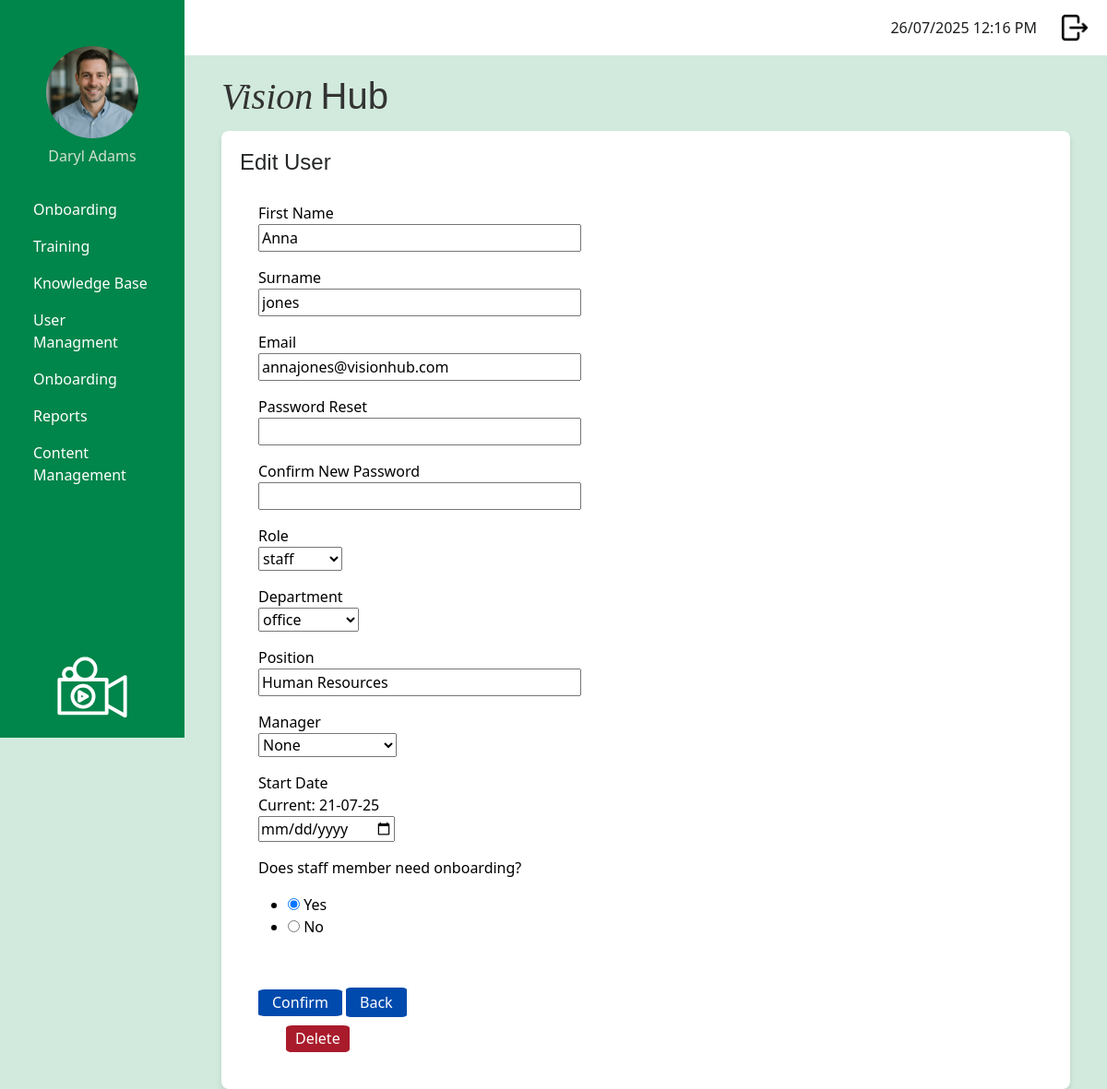
Page /admin/edit_user/5 (signed in) on the earlier database version.
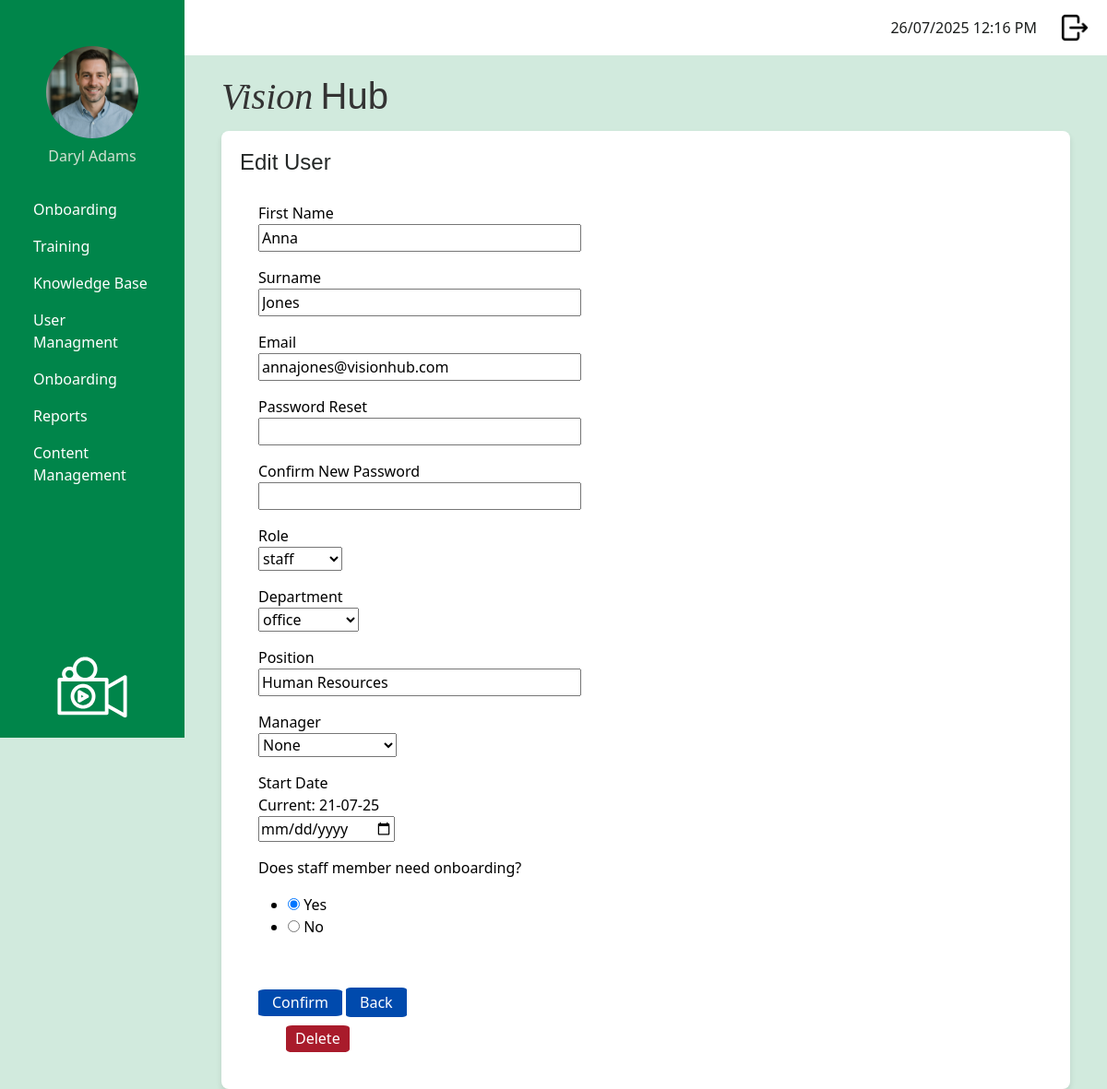
Same page on the later database version.
### app/models.py (models this page shows, shortened)
class User(UserMixin, db.Model):
    __tablename__ = 'user'
    id: so.Mapped[int] = so.mapped_column(primary_key=True)
    username: so.Mapped[str] = so.mapped_column(sa.String(120), index=True, unique=True)
    first_name: so.Mapped[str] = so.mapped_column(sa.String(50), index=True)
    surname: so.Mapped[str] = so.mapped_column(sa.String(50), index=True)
    job_title: so.Mapped[str] = so.mapped_column(sa.String(50), index=True)
    password_hash: so.Mapped[str] = so.mapped_column(sa.String(256))
    is_onboarding: so.Mapped[bool] = so.mapped_column(default=False) # Default: Not onboarding
    dateStarted: so.Mapped[datetime] = so.mapped_column(index=True, default=lambda: datetime.now(timezone.utc))
    google_email: so.Mapped[Optional[str]] = so.mapped_column(sa.String(120), unique=True, nullable=True)
    profile_photo: so.Mapped[Optional[str]] = so.mapped_column(sa.String(120), nullable=True, default='profileDefault.png')
    manager_id: so.Mapped[Optional[int]] = so.mapped_column(sa.ForeignKey('user.id'), nullable=True)
    manager: so.Mapped[Optional['User']] = so.relationship('User', remote_side=[id], back_populates='manages')
    manages: so.Mapped[List['User']] = so.relationship('User', back_populates='manager')
    role_id: so.Mapped[int] = so.mapped_column(sa.ForeignKey('role.id'))
    role: so.Mapped['Role'] = so.relationship('Role', back_populates='users')
    department_id: so.Mapped[int] = so.mapped_column(sa.ForeignKey('department.id'))
    department: so.Mapped['Department'] = so.relationship('Department', back_populates='users')
    module_progress: so.Mapped[List['UserModuleProgress']] = so.relationship('UserModuleProgress', back_populates='user')
    onboarding_path_id: so.Mapped[int] = so.mapped_column(sa.ForeignKey('onboarding_path.id'), nullable=True)
    onboarding_path: so.Mapped['OnboardingPath'] = so.relationship('OnboardingPath')

class Role(db.Model):
    __tablename__ = 'role'
    id: so.Mapped[int] = so.mapped_column(primary_key=True)
    role_name: so.Mapped[str] = so.mapped_column(sa.String(20), index=True, unique=True)
    users: so.Mapped[list['User']] = so.relationship('User', back_populates='role')

### app/admin/routes.py (the view, shortened to what this page needs)
@app.route('/admin/edit_user/<int:user_id>', methods=['GET', 'POST'])
@login_required
def edit_user(user_id):
    if current_user.role.role_name != "admin":
        return redirect(url_for('logout'))
    user = User.query.get_or_404(user_id)
    form = EditUserForm(obj=user)
    form.user_id = user.id
    form.role.choices       = [(role.id, role.role_name) for role in Role.query.all()]
    form.department.choices = [(dept.id, dept.department_name) for dept in Department.query.all()]
    manager_role = Role.query.filter_by(role_name='manager').first()
    manager_choices = [(0, 'None')]
    if manager_role:
        manager_choices += [
            (u.id, f"{u.first_name.title()} {u.surname.title()}")
            for u in User.query.filter_by(role_id=manager_role.id)
        ]
    form.manager.choices = manager_choices
    if request.method == 'GET':
        form.role.data       = user.role_id
        form.department.data = user.department_id
        form.manager.data    = user.manager_id or 0 # Use 0 if manager_id is None
        form.is_onboarding.data = 'yes' if user.is_onboarding else 'no'
    return render_template('admin/editUser.html', title='Edit User', form=form, user=user)

### app/admin/forms.py
class EditUserForm(FlaskForm):
    first_name = StringField('First Name', validators=[DataRequired()])
    surname = StringField('Surname', validators=[DataRequired()])
    username = StringField('Email', validators=[DataRequired(), validate_email, validate_username])
    password = PasswordField('Password Reset', validators=[Optional()])
    password2 = PasswordField('Confirm New Password', validators=[Optional(), EqualTo('password')])
    role = SelectField('Role', coerce=int, validators=[DataRequired()])
    is_onboarding = RadioField('Does staff member need onboarding?', choices=[('yes', 'Yes'), ('no', 'No')],validators=[DataRequired()])
    manager= SelectField('Manager', coerce=int, validators=[Optional()])
    department = SelectField('Department', coerce=int, validators=[DataRequired()])
    job_title = StringField('Position', validators=[DataRequired()])
    dateStarted = DateField('Start Date', format='%d-%m-%y', validators=[Optional()])
    submit = SubmitField('Confirm')

### app/models.py (called while the page is built)
@login.user_loader
def load_user(id):
    return db.session.get(User, int(id))

### app/templates/admin/editUser.html (shortened to what this page needs)
{% extends "base.html" %}
{% block content %}
<h1 class = "page-title">Edit User</h1>
<div class="form-container">
    <form method="post" autocomplete="off">
        <p>
            {{ form.first_name.label }}<br>
            {{ form.first_name(size=32) }}<br>
        </p>
        <p>
            {{ form.surname.label }}<br>
            {{ form.surname(size=32) }}<br>
        </p>
        <p>
            {{ form.username.label }}<br>
            {{ form.username(size=32) }}<br>
        </p>
        <p>
            {{ form.password.label }}<br>
            {{ form.password(size=32, autocomplete="new-password") }}<br>
        </p>
        <p>
            {{ form.password2.label }}<br>
            {{ form.password2(size=32, autocomplete="new-password") }}<br>
        </p>
        <p>
            {{ form.role.label }}<br>
            {{ form.role() }}<br>
        </p>
        <p>
            {{ form.department.label }}<br>
            {{ form.department() }}<br>
        </p>
        <p>
            {{ form.job_title.label }}<br>
            {{ form.job_title(size=32) }}<br>
        </p>
        <p>
        {{ form.manager.label }}<br>
        {{ form.manager() }}<br>
        </p>
        <p>
            {{ form.dateStarted.label }}<br>
            Current: {{ user.dateStarted.strftime('%d-%m-%y') }}<br>
            {{ form.dateStarted() }}<br>
        </p>
        <p>
            {{ form.is_onboarding.label }}<br>
            {{ form.is_onboarding() }}<br>
        </p>
        <div class="button-container-form">
            {{ form.submit(class_="dark-blue-button") }}
            <a href="{{ url_for('manage_users') }}" class="dark-blue-button">Back</a>
        </div>
    </form>
    <form action="{{ url_for('delete_user', user_id=user.id) }}"
          method="post"
          onsubmit="return confirm('Confirm delete');">
          <button type="submit" class="warning-button">Delete</button>
    </form>
</div>
{% endblock %}

### app/templates/base.html (shortened to what this page needs)
<!doctype html>
<html>
    <head>
            <link
            href="{{ url_for('static', filename='css/bootstrap.min.css') }}"
            rel="stylesheet"/>
            <link href="{{ url_for('static', filename='css/stylesheet.css') }}" rel="stylesheet"/>
        </head>
    <body>
         <div class="sidebar">
            <div class="profile-container">
                <form id="photoForm"
                    action="{{ url_for('update_profile_photo') }}"
                    method="POST"
                    enctype="multipart/form-data"
                    style="display:inline;">
                <img src="{{ url_for('static',
                                    filename='images/profilePhoto/'
                                        ~ (current_user.profile_photo or 'profileDefault.png')) }}"
                    id="profilePicture"
                    class="profilePicture"
                    alt="Click to change photo"
                    style="cursor:pointer; width:100px; height:100px;
                            object-fit:cover; border-radius:50%;">
                </form>
                <h5 class="profile-photo-text">{{ current_user.first_name|title }} {{ current_user.surname|title }}</h5>
            </div>
            <nav class="nav flex-column sideNavLink-container">
                {% if current_user.role.role_name == 'admin' %}
                    <a class="nav-link" href="#">Onboarding</a>
                    <a class="nav-link" href="{{ url_for('manage_training_modules') }}">Training</a>
                    <a class="nav-link" href="#">Knowledge Base</a>
                    <a class="nav-link" href="{{ url_for('manage_users') }}">User Managment</a>
                    <a class="nav-link" href="#">Onboarding</a>
                    <a class="nav-link" href="#">Reports</a>
                    <a class="nav-link" href="#">Content Management</a>
                    {% elif current_user.role.role_name == 'manager' %}
                    <a class="nav-link" href="#">Onboarding</a>
                    <a class="nav-link" href="#">Training</a>
                    <a class="nav-link" href="#">Reports</a>
                    {% elif current_user.role.role_name == 'staff' %}
                    <a class="nav-link" href="#">Onboarding</a>
                    <a class="nav-link" href="{{ url_for('training_dashboard') }}">Training</a>
                {% endif %}
            </nav>
            <img src="{{ url_for('static', filename='images/logoImageWhite.svg') }}" class="sidebarLogo">
        </div>
         <div class="top-bar">
            <div class="d-flex align-items-center">
                <span class="me-3" id="clock"></span>
                <a href="{{ url_for('logout') }}" class="logout-link">
                    <img src="{{ url_for('static', filename='images/logout.png') }}" class="logout-image">
                </a>
            </div>
        </div>
        <div class="logo-name-container">
            <h2 class="logo-text">
                <span class="logo-vision">Vision</span>
                <span class="logo-hub">Hub</span>
            </h2>
        </div>
        <div class="content">
            {% block content %}
            {% endblock %}
        </div>
    </body>
</html>

### app/static/css/stylesheet.css (style rules this page uses)
body { color: #000000; background-color: #d1eadd ; }
.logo-name-container { display: flex; align-items: baseline; margin-left: 240px; margin-top: 20px; margin-bottom: 5px; gap: 2rem; color: #333; }
.logo-vision { font-family: 'Playfair Display', serif; font-weight: 450; font-style: italic; font-size: 2.5rem; }
.logo-hub { font-family: 'Montserrat', sans-serif; font-weight: 200; font-size: 2.5rem; margin-left: 0; }
.sidebar { background-color: #00854a; color: white; font-size: 1rem; font-weight: 400; height: 100vh; position: fixed; width: 200px; padding: 20px; display: flex; flex-direction: column; justify-content: space-between; text-align: left }
.profile-photo-text { font-size: 1rem; font-weight: 200; color: rgb(211, 225, 211); text-align: center; }
.sidebarLogo { max-width: 100%; width: 120px; height: auto; display: block; margin: 0 auto; margin-top: auto; }
.profilePicture { display: block; margin: 30px auto 10px auto; border-radius: 50%; width: 80px; height: 80px; object-fit: cover; }
.sideNavLink-container { margin-top: 20px; }
.nav-link { border-radius: 0.5rem; color: white; }
.top-bar { background-color: white; height: 60px; padding: 10px 20px; margin-left: 200px; display: flex; justify-content: flex-end; align-items: center; }
.logout-image { width: 30px; height: 30px; object-fit: cover; margin-left: 10px; }
#clock { color: #1a1d1c; margin-right: 20px; }
.warning-button { background-color: #a91b2b; color: white; padding: 5px 10px; border-radius: 10%; text-decoration: none; margin-left: 30px; border: none; box-shadow: none; font-size: 1rem; line-height: 1.2; }
.dark-blue-button { background-color: #004AAD; color: white; padding: 5px 15px; border-radius: 8%; text-decoration: none; margin: auto; font-size: 1rem; line-height: 1.2; border: none; box-shadow: none; }
.button-container-form { display: inline-block; margin-bottom: 10px; margin-top: 0px; }
.content { background-color: white; border-radius: 8px; margin-left: 240px; padding: 20px; box-shadow: 0 4px 6px rgba(0, 0, 0, 0.1); max-width: calc(100% - 240px - 40px); }
.page-title { font-family: 'Montserrat', sans-serif; font-size: 1.5rem; font-weight: 200; color: #242827; }
.form-container { padding: 20px; }

Differences in the rows shown:
changed User "Anna": surname "jones" → "Jones"
